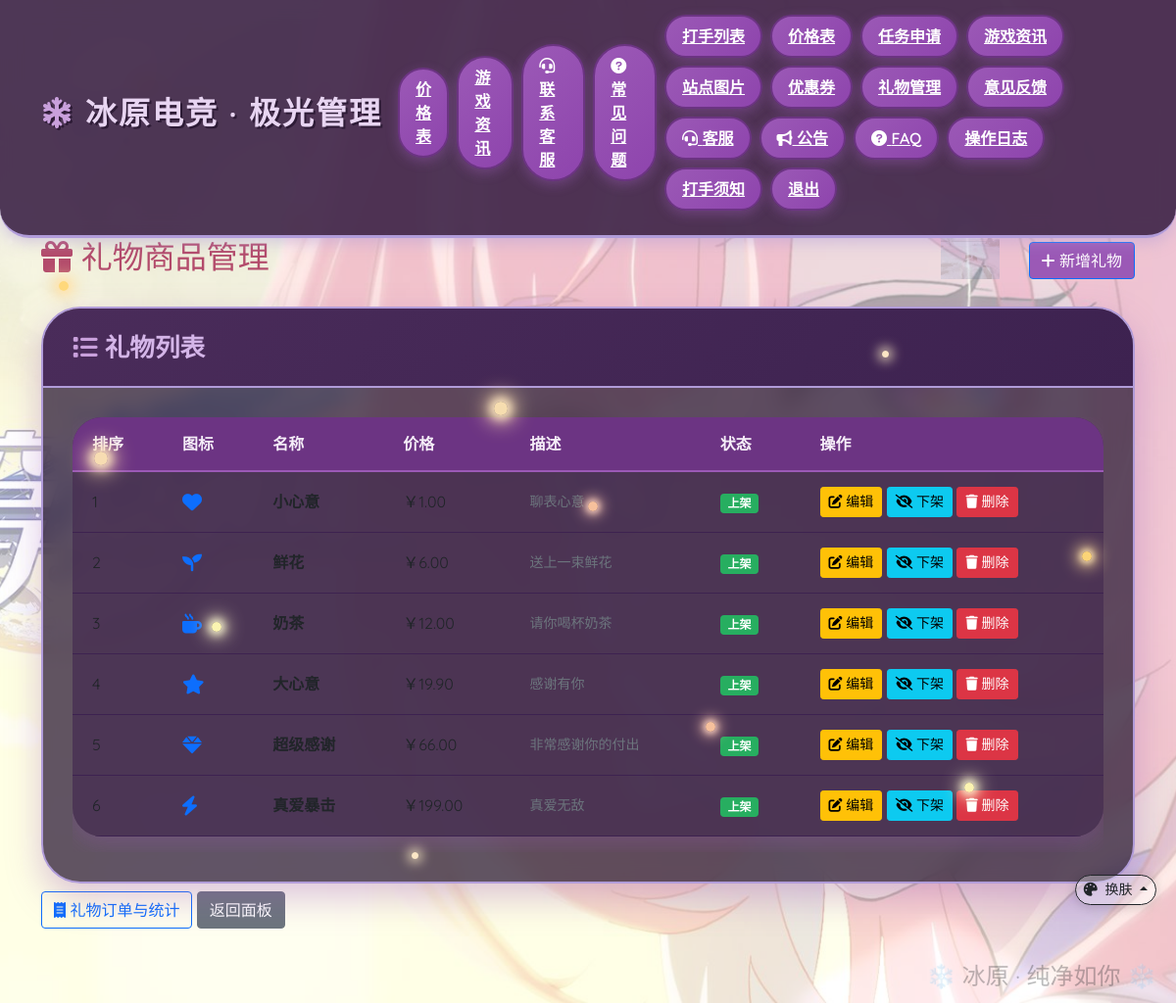
The page /admin/gift-products (signed in) on the database its author committed.
### models.py (models this page shows)
class GiftProduct(db.Model):
    id = db.Column(db.Integer, primary_key=True)
    name = db.Column(db.String(50), nullable=False)
    price = db.Column(db.Float, nullable=False)
    icon = db.Column(db.String(30), default='fa-gift')
    description = db.Column(db.String(200))
    sort_order = db.Column(db.Integer, default=0)
    is_active = db.Column(db.Boolean, default=True)
    created_at = db.Column(db.DateTime, default=datetime.utcnow)

### app.py (the view)
@app.route('/admin/gift-products')
@login_required
def admin_gift_products():
    if current_user.role != 'admin':
        return redirect(url_for('player_dashboard'))
    products = GiftProduct.query.order_by(GiftProduct.sort_order, GiftProduct.id).all()
    return render_template('admin/gift_products.html', products=products)

### app.py (called while the page is built)
def get_site_image_info(key):
    if key not in SITE_IMAGE_KEYS:
        return None, None, None
    try:
        for f in os.listdir(SITE_IMAGES_DIR):
            if f.startswith(key + '.'):
                path = os.path.join(SITE_IMAGES_DIR, f)
                if os.path.isfile(path) and os.path.splitext(f)[1].lower() in SITE_IMAGE_EXT:
                    return f, int(os.path.getmtime(path)), SITE_IMAGES_DIR
    except OSError:
        pass
    if key == 'wechat_pay':
        return _latest_image_in_dir(UPLOAD_WECHAT_DIR)
    if key == 'alipay_pay':
        return _latest_image_in_dir(UPLOAD_ALIPAY_DIR)
    return None, None, None

def list_background_images():
    try:
        files = []
        for f in os.listdir(UPLOAD_BG_DIR):
            if os.path.splitext(f)[1].lower() in SITE_IMAGE_EXT and os.path.isfile(os.path.join(UPLOAD_BG_DIR, f)):
                mtime = int(os.path.getmtime(os.path.join(UPLOAD_BG_DIR, f)))
                files.append((f, mtime))
        files.sort(key=lambda x: x[1])
        return [{'url': url_for('serve_upload', filename='bg/' + f) + '?v=' + str(m), 'filename': f} for f, m in files]
    except OSError:
        return []

@login_manager.user_loader
def load_user(user_id):
    return User.query.get(int(user_id))

@app.context_processor
def inject_pending_approval():
    if current_user.is_authenticated and current_user.role == 'admin':
        pending_count = User.query.filter_by(role='player', is_approved=False).count()
    else:
        pending_count = 0
    player_unread_count = 0
    if current_user.is_authenticated and current_user.role == 'player':
        player_unread_count = Notification.query.filter_by(
            receiver_type='player', receiver_id=current_user.id, is_read=False
        ).count()
    customer_phone = session.get('customer_phone')
    return dict(pending_approval_count=pending_count, player_unread_count=player_unread_count, customer_phone=customer_phone)

def site_image_url(key):
    filename, mtime, _ = get_site_image_info(key)
    if filename:
        return url_for('serve_site_image', key=key) + '?v=' + str(mtime)
    return url_for('static', filename=f'images/{key}.jpg')

@app.context_processor
def inject_site_image_url():
    return dict(site_image_url=site_image_url, background_slides=list_background_images())

### templates/admin/gift_products.html
{% extends "base.html" %}
{% block content %}
<div class="d-flex justify-content-between align-items-center mb-4">
    <h2 style="color: #b34b6b;"><i class="fas fa-gift"></i> 礼物商品管理</h2>
    <a href="{{ url_for('admin_gift_product_add') }}" class="btn btn-primary">
        <i class="fas fa-plus"></i> 新增礼物
    </a>
</div>
<div class="card">
    <div class="card-header">
        <i class="fas fa-list"></i> 礼物列表
    </div>
    <div class="card-body">
        <div class="table-responsive">
            <table class="table table-hover align-middle">
                <thead>
                    <tr>
                        <th>排序</th>
                        <th>图标</th>
                        <th>名称</th>
                        <th>价格</th>
                        <th>描述</th>
                        <th>状态</th>
                        <th>操作</th>
                    </tr>
                </thead>
                <tbody>
                    {% for p in products %}
                    <tr>
                        <td>{{ p.sort_order }}</td>
                        <td><i class="fas {{ p.icon or 'fa-gift' }} fa-lg text-primary"></i></td>
                        <td><strong>{{ p.name }}</strong></td>
                        <td>￥{{ "%.2f"|format(p.price) }}</td>
                        <td class="text-muted small">{{ p.description or '—' }}</td>
                        <td>
                            {% if p.is_active %}
                                <span class="badge bg-success">上架</span>
                            {% else %}
                                <span class="badge bg-secondary">下架</span>
                            {% endif %}
                        </td>
                        <td>
                            <a href="{{ url_for('admin_gift_product_edit', product_id=p.id) }}" class="btn btn-sm btn-warning">
                                <i class="fas fa-edit"></i> 编辑
                            </a>
                            <a href="{{ url_for('admin_gift_product_toggle', product_id=p.id) }}" class="btn btn-sm btn-info">
                                <i class="fas fa-{% if p.is_active %}eye-slash{% else %}eye{% endif %}"></i> {{ '下架' if p.is_active else '上架' }}
                            </a>
                            <a href="{{ url_for('admin_gift_product_delete', product_id=p.id) }}" class="btn btn-sm btn-danger" onclick="return confirm('确定删除该礼物？删除后历史订单仍保留。');">
                                <i class="fas fa-trash"></i> 删除
                            </a>
                        </td>
                    </tr>
                    {% else %}
                    <tr>
                        <td colspan="7" class="text-center text-muted">暂无礼物商品，请点击「新增礼物」</td>
                    </tr>
                    {% endfor %}
                </tbody>
            </table>
        </div>
    </div>
</div>
<p class="mt-2">
    <a href="{{ url_for('admin_gift_orders') }}" class="btn btn-outline-primary"><i class="fas fa-receipt"></i> 礼物订单与统计</a>
    <a href="{{ url_for('admin_dashboard') }}" class="btn btn-secondary">返回面板</a>
</p>
{% endblock %}

### templates/base.html (shortened to what this page needs)
<!DOCTYPE html>
<html lang="zh">
<head>
    <link href="https://cdn.jsdelivr.net/npm/bootstrap@5.1.3/dist/css/bootstrap.min.css" rel="stylesheet">
    <link rel="stylesheet" href="https://cdnjs.cloudflare.com/ajax/libs/font-awesome/6.0.0-beta3/css/all.min.css">
    <link id="theme-style" rel="stylesheet" href="{{ url_for('static', filename='css/theme-kuromi.css') }}">
</head>
<body>
    {% set bg_urls = background_slides if background_slides else [{'url': site_image_url('bg1')}, {'url': site_image_url('bg2')}, {'url': site_image_url('bg3')}] %}
    <div class="bg-slideshow" id="bgSlideshowWrap">
        <div class="bg-slideshow-layer" id="bgSlideshowA" style="background-image: url('{{ bg_urls[0].url }}'); opacity: 1;"></div>
    </div>
    <img src="{{ url_for('static', filename='images/ice-crystal.png') }}" class="decor decor-2">
    <img src="{{ url_for('static', filename='images/snowflake2.png') }}" class="decor decor-3">
    <div class="stars-wrap" aria-hidden="true">
        <span class="star-dot star-4" style="top:35%;left:75%;animation-delay:0.2s"></span>
        <span class="star-dot" style="top:55%;left:92%;animation-delay:0.6s"></span>
        <span class="star-dot star-2" style="top:62%;left:18%;animation-delay:0.3s"></span>
        <span class="star-dot star-3" style="top:72%;left:60%;animation-delay:0.9s"></span>
        <span class="star-dot star-4" style="top:85%;left:35%;animation-delay:0.5s"></span>
        <span class="star-dot star-5" style="top:40%;left:42%;animation-delay:0.1s"></span>
        <span class="star-dot star-2" style="top:78%;left:82%;animation-delay:0.55s"></span>
        <span class="star-dot star-3" style="top:50%;left:50%;animation-delay:0.35s"></span>
        <span class="star-dot" style="top:28%;left:5%;animation-delay:0.85s"></span>
    </div>
    <nav class="navbar navbar-expand-lg">
    <div class="container">
        <a href="{{ url_for('index') }}" class="navbar-brand">
            <i class="fas fa-snowflake"></i> 冰原电竞 · 极光管理
        </a>
        <div class="collapse navbar-collapse" id="baseNav">
        <a href="{{ url_for('customer_index') }}" class="btn-logout me-2">价格表</a>
        <a href="{{ url_for('game_news_list') }}" class="btn-logout me-2">游戏资讯</a>
        <a href="{{ url_for('customer_service') }}" class="btn-logout me-2"><i class="fas fa-headset"></i> 联系客服</a>
        <a href="{{ url_for('faq_list') }}" class="btn-logout me-2"><i class="fas fa-question-circle"></i> 常见问题</a>
        {% if current_user.is_authenticated %}
            <div class="d-flex align-items-center ms-auto flex-wrap gap-2 {% if current_user.role == 'player' %}player-nav-row{% endif %}" style="overflow: visible !important;">
                {% if current_user.role == 'admin' %}
                    <a href="{{ url_for('admin_players') }}" class="btn-logout">打手列表</a>
                <a href="{{ url_for('admin_prices') }}" class="btn-logout">价格表</a>
                <a href="{{ url_for('admin_task_requests') }}" class="btn-logout">任务申请</a>
                <a href="{{ url_for('admin_news_list') }}" class="btn-logout">游戏资讯</a>
                <a href="{{ url_for('admin_site_images') }}" class="btn-logout">站点图片</a>
                <a href="{{ url_for('admin_coupons') }}" class="btn-logout">优惠券</a>
                <a href="{{ url_for('admin_gift_products') }}" class="btn-logout">礼物管理</a>
                <a href="{{ url_for('admin_feedback') }}" class="btn-logout">意见反馈</a>
                <a href="{{ url_for('admin_service_messages') }}" class="btn-logout"><i class="fas fa-headset"></i> 客服</a>
                <a href="{{ url_for('admin_announcements') }}" class="btn-logout"><i class="fas fa-bullhorn"></i> 公告</a>
                <a href="{{ url_for('admin_faq_list') }}" class="btn-logout"><i class="fas fa-question-circle"></i> FAQ</a>
                <a href="{{ url_for('admin_logs') }}" class="btn-logout">操作日志</a>
                {% endif %}
                <a href="{{ url_for('rules') }}" class="btn-logout">打手须知</a>
                <a href="{{ url_for('logout') }}" class="btn-logout">退出</a>
            </div>
        {% endif %}
        </div>
    </div>
</nav>
    <div class="theme-switcher-fixed dropdown dropup">
        <button class="btn btn-sm dropdown-toggle" type="button" data-bs-toggle="dropdown" aria-expanded="false" style="background: rgba(255,255,255,0.3); border: 1px solid currentColor; border-radius: 24px; box-shadow: 0 2px 12px rgba(0,0,0,0.15);">
            <i class="fas fa-palette me-1"></i> 换肤
        </button>
    </div>
    <div class="container fade-in">
        {% block content %}{% endblock %}
    </div>
    <div style="position: fixed; bottom: 10px; right: 20px; opacity: 0.3; font-size: 1.5rem;" class="d-none d-md-block">
        <span class="sparkle">❄️</span> 冰原 · 纯净如你 <span class="sparkle">❄️</span>
    </div>
</body>
</html>

### static/css/theme-kuromi.css (style rules this page uses)
.navbar { background: rgba(60, 35, 70, 0.9) !important; backdrop-filter: blur(10px); border-bottom: 3px solid #b19cd9; box-shadow: 0 4px 15px rgba(177, 156, 217, 0.5); border-radius: 0 0 30px 30px; padding: 15px 0 25px 0; }
.navbar-brand { font-size: 2rem; font-weight: 700; color: #e8d5f2 !important; text-shadow: 2px 2px 0 #2d1b36; letter-spacing: 2px; }
.navbar-brand i { color: #c9a0dc; }
.btn-logout { background: linear-gradient(135deg, #9b59b6, #8e44ad); border: 2px solid #6c3483; color: #fff !important; border-radius: 40px; padding: 8px 16px; font-weight: 600; box-shadow: 0 4px 12px rgba(155, 89, 182, 0.4); }
.card { background: rgba(45, 27, 54, 0.75); backdrop-filter: blur(10px); border: 2px solid #b19cd9; border-radius: 40px; box-shadow: 0 15px 35px rgba(155, 89, 182, 0.35); overflow: hidden; }
.card-header { background: linear-gradient(135deg, #4a2c5a, #3d2250); border-bottom: 2px solid #b19cd9; font-size: 1.6rem; font-weight: 700; color: #d4b5e8; padding: 20px 30px; }
.card-header i { color: #c9a0dc; }
.card-body { padding: 30px; }
.table { background: rgba(60, 40, 70, 0.6); border-radius: 30px; overflow: hidden; box-shadow: 0 8px 20px rgba(155, 89, 182, 0.25); }
.table th { background: #6c3483; color: #f5eef8; font-weight: 700; padding: 15px 20px; border-bottom: 2px solid #9b59b6; }
.table td { padding: 15px 20px; border-bottom: 1px solid #3d2250; background: rgba(80, 50, 90, 0.4); }
.btn-primary { background: #9b59b6; color: #fff; }
a { color: #c9a0dc; }
.bg-success { background: #27ae60 !important; color: #fff; }

### templates/base.html (style rules this page uses)
* { margin: 0; padding: 0; box-sizing: border-box; }
.bg-slideshow { position: fixed; top: 0; left: 0; width: 100%; height: 100%; z-index: -2; background-size: cover; background-position: center; background-repeat: no-repeat; }
.bg-slideshow-layer { position: absolute; top: 0; left: 0; width: 100%; height: 100%; background-size: cover; background-position: center; background-repeat: no-repeat; transition: opacity 1.8s ease-in-out; }
body::before { content: ""; position: fixed; top: 0; left: 0; width: 100%; height: 100%; background-color: rgba(255, 255, 255, 0.5); pointer-events: none; z-index: -1; animation: breath 8s infinite ease-in-out; }
.decor { position: fixed; opacity: 0.2; pointer-events: none; z-index: 0; animation: float 10s infinite ease-in-out; }
.decor-2 { bottom: 15%; right: 8%; width: 120px; animation-delay: 2s; }
.decor-3 { top: 20%; right: 15%; width: 60px; animation-delay: 4s; }
body { font-family: 'Quicksand', sans-serif; min-height: 100vh; position: relative; padding-bottom: 60px; }
.navbar { position: relative; z-index: 1100 !important; }
.navbar .d-flex.ms-auto { overflow: visible !important; flex-wrap: wrap; row-gap: 8px; }
.fade-in { animation: fadeIn 0.5s ease-in; }
.theme-switcher-fixed { position: fixed; right: 20px; bottom: 100px; z-index: 1100; }
.stars-wrap { position: fixed; top: 0; left: 0; width: 100%; height: 100%; pointer-events: none; z-index: 5; overflow: hidden; }
.star-dot { position: absolute; width: 10px; height: 10px; border-radius: 50%; background: rgba(255, 215, 120, 0.98); box-shadow: 0 0 16px 6px rgba(255, 220, 150, 0.85), 0 0 6px 2px rgba(255, 235, 200, 0.9); animation: starTwinkle 2.5s ease-in-out infinite; }
.star-dot.star-2 { background: rgba(255, 248, 180, 0.98); box-shadow: 0 0 18px 6px rgba(255, 248, 200, 0.8), 0 0 8px 3px rgba(255, 255, 220, 0.9); animation-duration: 2.8s; }
.star-dot.star-3 { background: rgba(255, 200, 160, 0.95); box-shadow: 0 0 14px 5px rgba(255, 200, 180, 0.75), 0 0 6px 2px rgba(255, 220, 200, 0.85); animation-duration: 2.2s; }
.star-dot.star-4 { width: 7px; height: 7px; background: rgba(255, 235, 200, 0.98); box-shadow: 0 0 12px 4px rgba(255, 240, 200, 0.8); animation-duration: 3s; }
.star-dot.star-5 { width: 14px; height: 14px; background: rgba(255, 230, 180, 0.95); box-shadow: 0 0 20px 8px rgba(255, 220, 170, 0.85), 0 0 10px 4px rgba(255, 245, 220, 0.9); animation-duration: 2s; }

### rows shown on the page
GiftProduct: sort_order "1", name "小心意", price "1.00", description "聊表心意", shows "上架", is_active "下架"
GiftProduct: sort_order "2", name "鲜花", price "6.00", description "送上一束鲜花", shows "上架", is_active "下架"
GiftProduct: sort_order "3", name "奶茶", price "12.00", description "请你喝杯奶茶", shows "上架", is_active "下架"
GiftProduct: sort_order "4", name "大心意", price "19.90", description "感谢有你", shows "上架", is_active "下架"
GiftProduct: sort_order "5", name "超级感谢", price "66.00", description "非常感谢你的付出", shows "上架", is_active "下架"
GiftProduct: sort_order "6", name "真爱暴击", price "199.00", description "真爱无敌", shows "上架", is_active "下架"
